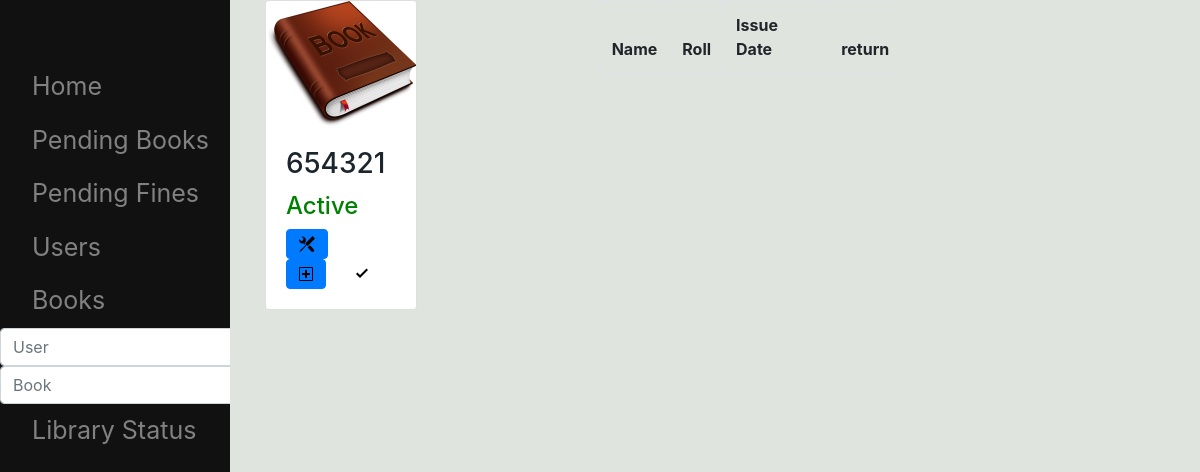
The page /book/654321 on the database as committed earlier.
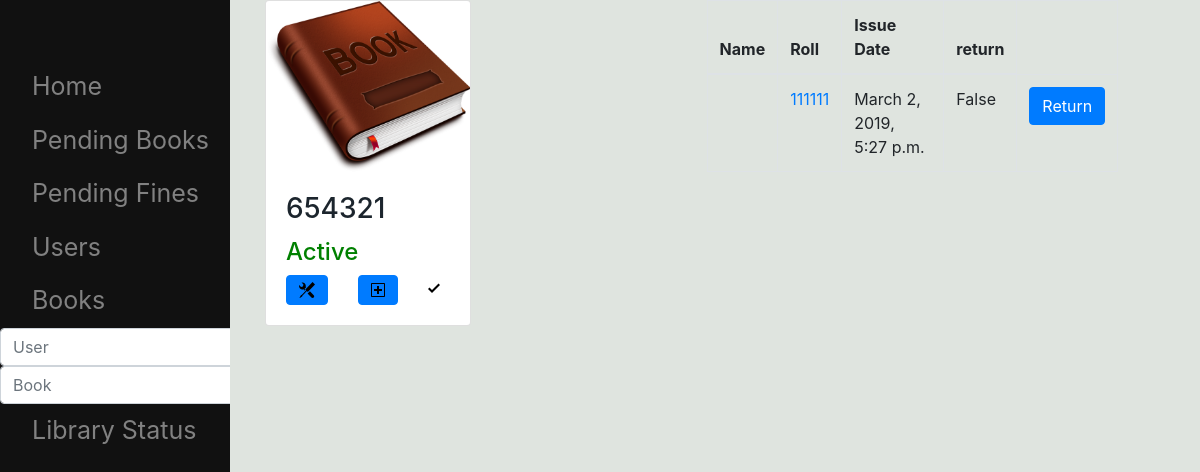
The same page on the database as committed later.
### lm/models.py (models this page shows, shortened)
class Issue(models.Model):
    user = models.ForeignKey(Student,on_delete=models.CASCADE,null=True)
    book = models.ForeignKey(Book,on_delete=models.CASCADE,null=True,)
    day = models.ForeignKey(event_day,on_delete=models.CASCADE,null=True)
    issue_time = models.DateTimeField(auto_now_add=True,blank=True,editable=True)
    is_returned = models.BooleanField(default=False,editable=True)
    return_time = models.DateTimeField(auto_now_add=False,blank=True,editable=True,null=True)
    paid = models.BooleanField(default=False,editable=True)
    is_late = models.BooleanField(default=False,editable=True)
    mailSend = models.BooleanField(default=False)

class Student(models.Model):
    name = models.CharField(max_length=30,default=' ',editable=True)
    roll = models.IntegerField(editable=True,primary_key=True)
    image_path = models.ImageField(default='../static/lm/anon.png',editable=True)
    email = models.EmailField(blank=True,editable=True)
    payable_amount = models.IntegerField(default=0,editable=True)
    is_student = models.BooleanField(default=True,editable=True)
    is_active = models.BooleanField(default=True,null=False,editable=True)
    exist = models.BooleanField(default=True)
    bookCount = models.IntegerField(default=0)

### lm/views.py (the view)
# urls.py: path('book/<int:pk>', views.BookDetail, name='book'),
def BookDetail(request,pk,context={}):
    try:
        b=get_object_or_404(Book,pk=pk)
    except Http404:
        return HttpResponse(render(request, 'lm/error.html', context={'error': 'Book does not exist'}))
    else:
        context['book'] = b
        return HttpResponse(render(request,'lm/bookDetail.html',context))

### lm/templates/lm/bookDetail.html (shortened to what this page needs)
{% extends 'lm/base.html' %}
{% block body %}
<div class="row">
<df class="col">
    {% include 'lm/bookCard.html' %}
    <div class="col">
<table class="table table-bordered">
    <thead>
      <tr>
        <th>Name</th>
        <th>Roll</th>
        <th>Issue Date</th>
        <th>return</th>
      </tr>
    </thead>
     <tbody id="myTable" >
     {% for issue in book.issue_set.all %}
{% if not issue.is_returned %}
      <tr>
          <td>{{issue.user.name }}</td>
          <td><a href="{% url 'lm:user' issue.user.pk %}" >{{issue.user.roll }}</a></td>
          <td>{{issue.issue_time }}</td>
        <td>{{ issue.is_returned }}</td>
        <td><a href="{% url 'lm:return' issue.pk %}" class="btn btn-primary">Return</a></td>
      </tr>
     {% endif %}
{% endfor %}
     </tbody>
</table>
    </div>
</div>
{% endblock %}

Rows that differ between the two databases and show on the page:
added Issue: user.roll "111111", issue_time "March 2, 2019, 5:27 p.m.", is_returned "False"
